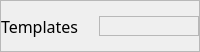
             <widget class="QFrame" name="task">
              <property name="maximumSize">
               <size>
                <width>16777215</width>
                <height>40</height>
               </size>
              </property>
              <property name="styleSheet">
               <string notr="true"/>
              </property>
              <property name="frameShape">
               <enum>QFrame::StyledPanel</enum>
              </property>
              <property name="frameShadow">
               <enum>QFrame::Raised</enum>
              </property>
              <layout class="QHBoxLayout" name="horizontalLayout_8">
               <property name="spacing">
                <number>0</number>
               </property>
               <property name="leftMargin">
                <number>0</number>
               </property>
               <property name="topMargin">
                <number>0</number>
               </property>
               <property name="rightMargin">
                <number>0</number>
               </property>
               <property name="bottomMargin">
                <number>0</number>
               </property>
               <item>
                <widget class="QLabel" name="labe_task">
                 <property name="minimumSize">
                  <size>
                   <width>0</width>
                   <height>50</height>
                  </size>
                 </property>
                 <property name="maximumSize">
                  <size>
                   <width>250</width>
                   <height>16777215</height>
                  </size>
                 </property>
                 <property name="font">
                  <font>
                   <family>Bahnschrift Light</family>
                   <pointsize>12</pointsize>
                   <weight>50</weight>
                   <italic>false</italic>
                   <bold>false</bold>
                   <underline>false</underline>
                   <strikeout>false</strikeout>
                   <stylestrategy>PreferAntialias</stylestrategy>
                   <kerning>true</kerning>
                  </font>
                 </property>
                 <property name="styleSheet">
                  <string notr="true"/>
                 </property>
                 <property name="text">
                  <string>Templates</string>
                 </property>
                </widget>
               </item>
               <item>
                <widget class="Line" name="line">
                 <property name="lineWidth">
                  <number>0</number>
                 </property>
                 <property name="orientation">
                  <enum>Qt::Horizontal</enum>
                 </property>
                </widget>
               </item>
               <item>
                <widget class="QFrame" name="frame_2">
                 <property name="minimumSize">
                  <size>
                   <width>100</width>
                   <height>20</height>
                  </size>
                 </property>
                 <property name="maximumSize">
                  <size>
                   <width>100</width>
                   <height>20</height>
                  </size>
                 </property>
                 <property name="styleSheet">
                  <string notr="true">border-image: url(:/icons/logo.webp);</string>
                 </property>
                 <property name="frameShape">
                  <enum>QFrame::StyledPanel</enum>
                 </property>
                 <property name="frameShadow">
                  <enum>QFrame::Raised</enum>
                 </property>
                </widget>
               </item>
              </layout>
             </widget>
